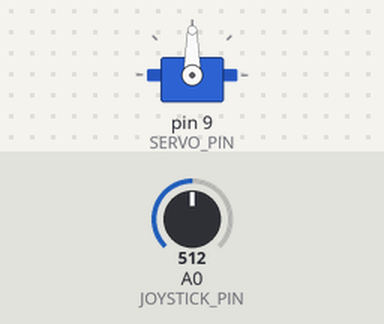
A sketch run on a simulated Arduino Uno, built with avr-gcc and run on an emulated ATmega328P. Parts: servo. The test bench sets the inputs (shaded band); at power-on: A0 (JOYSTICK_PIN) = 512.

Above: at 1.2 s.
1.3 s: A0 (JOYSTICK_PIN) set to 716
At 1.7 s:
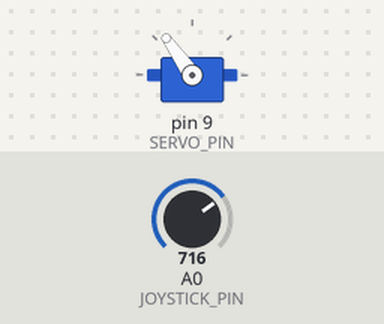
2.8 s: A0 (JOYSTICK_PIN) set to 900
At 3.7 s:
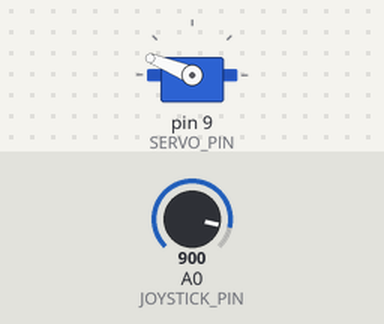
4.3 s: A0 (JOYSTICK_PIN) set to 1023
At 5.1 s:
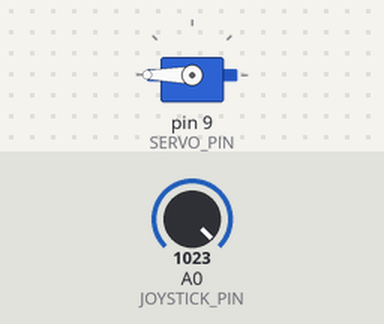
5.8 s: A0 (JOYSTICK_PIN) set to 306
At 7.0 s:
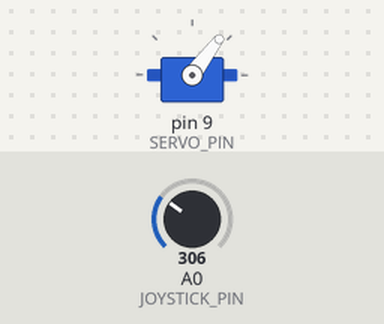
7.3 s: A0 (JOYSTICK_PIN) set to 122
At 8.6 s:
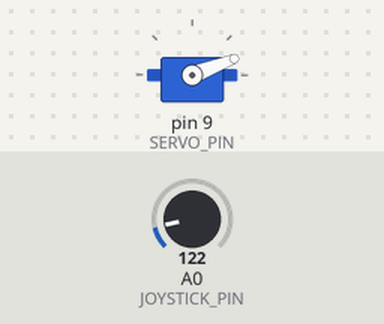
Timing chart, 0 to 9.8 s (numbered marks = the images above; inputs shaded):
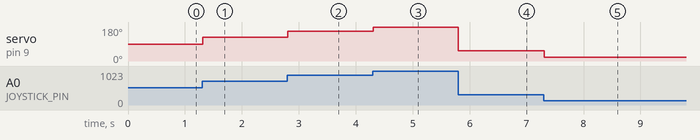

The sketch:

servo_joystick.ino
```cpp
/*
 * Projekt 18: Servomotor mit Joystick steuern
 * Joystick-Position steuert Winkel eines Servomotors.
 *
 * Schaltung:
 * - Servo Signal an Pin 9
 * - Joystick VRx an A0
 */

#include <Servo.h>

Servo meinServo;
const int SERVO_PIN = 9;
const int JOYSTICK_PIN = A0;

void setup() {
  meinServo.attach(SERVO_PIN);
}

void loop() {
  int joystickWert = analogRead(JOYSTICK_PIN);
  int winkel = map(joystickWert, 0, 1023, 0, 180);

  meinServo.write(winkel);
  delay(15);
}
```

Measured:
- after the input at 1.3 s, servo on pin 9 (SERVO_PIN): 90° → 125° at once
- after the input at 2.8 s, servo on pin 9 (SERVO_PIN): 125° → 158° at once
- after the input at 4.3 s, servo on pin 9 (SERVO_PIN): 158° → 180° at once
- after the input at 5.8 s, servo on pin 9 (SERVO_PIN): 180° → 53° at once
- after the input at 7.3 s, servo on pin 9 (SERVO_PIN): 53° → 21° at once
